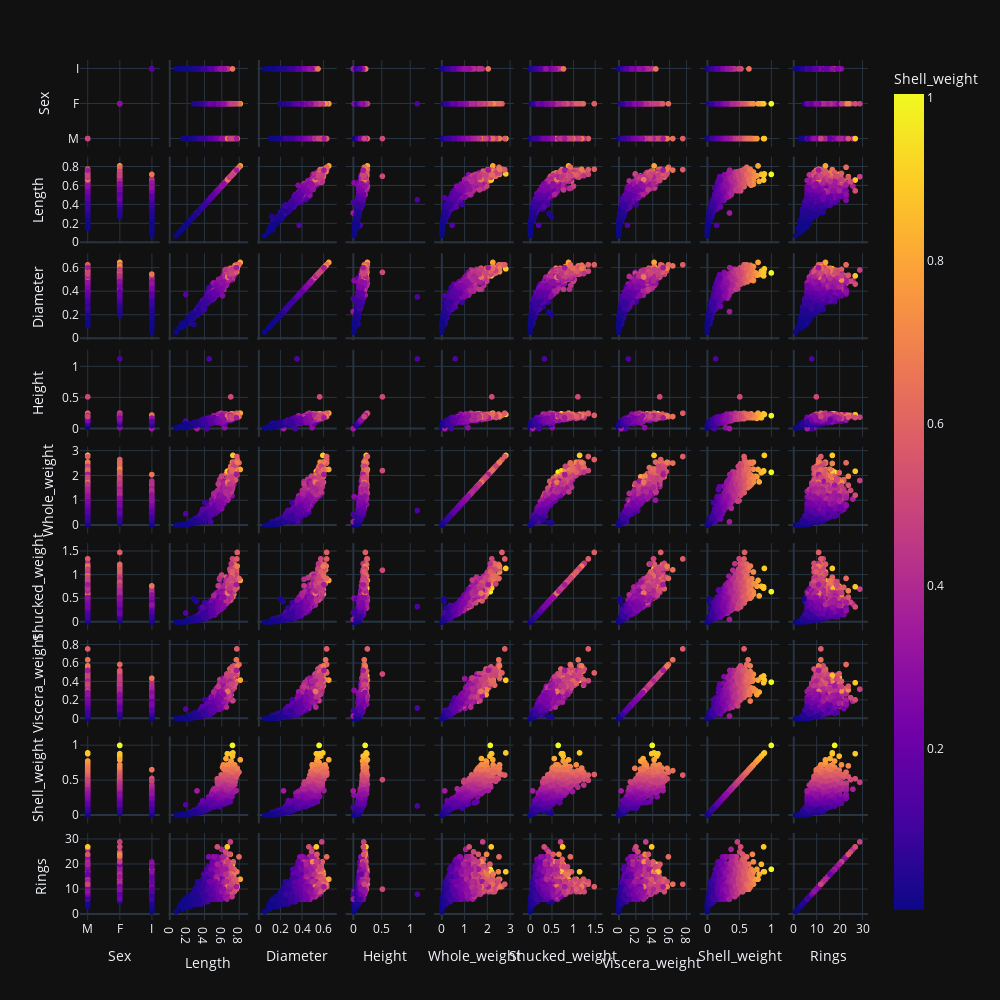

This figure's notebook cell:
### Code cell
fig = px.scatter_matrix(abalone, width=1000, height=1000, color="Shell_weight")
fig.show()

### Figure 1 — Plotly figure (JSON) as saved in the notebook; plotly's stock layout.template omitted (floating-point values rounded to 4 significant figures; data arrays with more than 128 entries replaced by an {"elided": "..."} marker saying what was removed)
{"data": [{"dimensions": [{"axis": {"matches": true}, "label": "Sex", "values": {"elided": "4177 str values"}}, {"axis": {"matches": true}, "label": "Length", "values": {"elided": "4177 float values"}}, {"axis": {"matches": true}, "label": "Diameter", "values": {"elided": "4177 float values"}}, {"axis": {"matches": true}, "label": "Height", "values": {"elided": "4177 float values"}}, {"axis": {"matches": true}, "label": "Whole_weight", "values": {"elided": "4177 float values"}}, {"axis": {"matches": true}, "label": "Shucked_weight", "values": {"elided": "4177 float values"}}, {"axis": {"matches": true}, "label": "Viscera_weight", "values": {"elided": "4177 float values"}}, {"axis": {"matches": true}, "label": "Shell_weight", "values": {"elided": "4177 float values"}}, {"axis": {"matches": true}, "label": "Rings", "values": {"elided": "4177 int values"}}], "hovertemplate": "%{xaxis.title.text}=%{x}<br>%{yaxis.title.text}=%{y}<br>Shell_weight=%{marker.color}<extra></extra>", "legendgroup": "", "marker": {"color": {"elided": "4177 float values"}, "coloraxis": "coloraxis", "symbol": "circle"}, "name": "", "showlegend": false, "type": "splom"}], "layout": {"coloraxis": {"colorbar": {"title": {"text": "Shell_weight"}}, "colorscale": [[0.0, "#0d0887"], [0.1111, "#46039f"], [0.2222, "#7201a8"], [0.3333, "#9c179e"], [0.4444, "#bd3786"], [0.5556, "#d8576b"], [0.6667, "#ed7953"], [0.7778, "#fb9f3a"], [0.8889, "#fdca26"], [1.0, "#f0f921"]]}, "legend": {"tracegroupgap": 0}, "margin": {"t": 60}, "dragmode": "select", "height": 1000, "width": 1000}}
